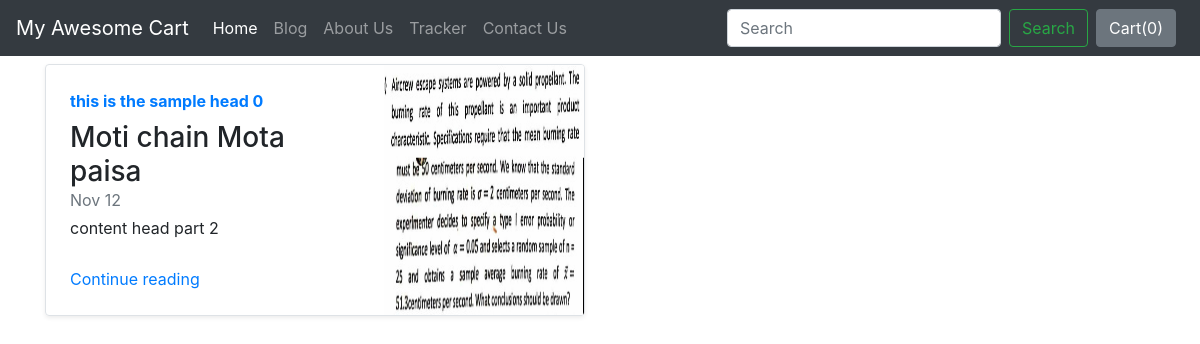
Screenshot of /blog/ with the database file from the repository.
### Blog/models.py (models this page shows)
class Blogpost(models.Model):
    post_id = models.AutoField(primary_key=True)
    title = models.CharField(max_length=50)
    head0 = models.CharField(max_length=500, default="")
    chead0 = models.CharField(max_length=5000, default="")
    head1 = models.CharField(max_length=500, default="")
    chead1 = models.CharField(max_length=5000, default="")
    head2 = models.CharField(max_length=500, default="")
    chead2 = models.CharField(max_length=5000, default="")
    pub_date = models.DateField()
    thumbnail = models.ImageField(upload_to='Core/images', default="")
    def __str__(self):
        return self.title

### Blog/views.py (the view)
# urls.py: path('', views.index,name='Home'),
def index(request):
    myposts = Blogpost.objects.all()
    print(myposts)
    return render(request, 'Blog/index.html', {'myposts': myposts})

### Blog/templates/Blog/index.html (shortened to what this page needs)
{% extends 'Blog/basic.html' %}
{% block body %}
<div class="container">
<div class="row my-2">
    {% for item in myposts %}
        <div class="col-md-6">
            <div
                class="row no-gutters border rounded overflow-hidden flex-md-row mb-4 shadow-sm h-md-250 position-relative">
                <div class="col p-4 d-flex flex-column position-static">
                    <strong class="d-inline-block mb-2 text-primary">{{item.head0}}</strong>
                    <h3 class="mb-0">{{item.title}}</h3>
                    <div class="mb-1 text-muted">Nov 12</div>
                    <p class="card-text mb-auto">{{item.head1}}</p>
                    <a href="blogpost/{{item.post_id}}" class="stretched-link">Continue reading</a>
                </div>
                <div class="col-auto d-none d-lg-block">
                    <img src="/media/{{item.thumbnail}}" class="bd-placeholder-img" width="200" height="250"
                        aria-label="Placeholder: Thumbnail"/>
                </div>
            </div>
        </div>
    {% endfor %}
</div>
{% endblock %}

### rows the page displays
Blogpost: head0 "this is the sample head 0", title "Moti chain Mota paisa", head1 "content head part 2", thumbnail (picture)
